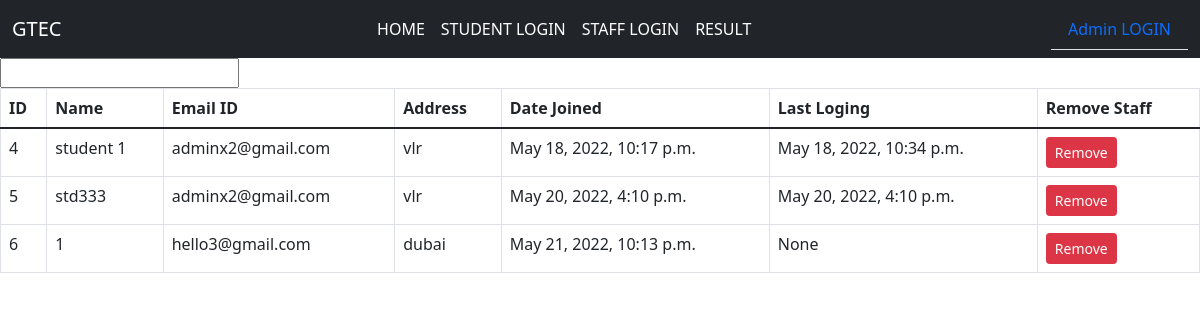
Page /admin_student_view on the committed database.
### examapp/models.py (models this page shows, shortened)
class Student(models.Model):
    id=models.AutoField(primary_key=True)
    admin=models.OneToOneField(User,on_delete=models.CASCADE)
    address=models.TextField()
    gender=models.CharField(max_length=255)
    created_at=models.DateTimeField(auto_now_add=True)
    updated_at=models.DateTimeField(auto_now_add=True)
    objects = models.Manager()

class User(AbstractUser):
    user_type_data=((1,"Admin"),(2,"Staff"),(3,"Student"))
    user_type=models.CharField(default=1,choices=user_type_data,max_length=10)

### examapp/Adminviews.py (the view)
# urls.py: path('admin_student_view', Adminviews.admin_student_view, name="admin_student_view")
def admin_student_view(request):
    students=Student.objects.all()
    student_name_list=[]
    for student in students:
        student_name_list.append(student.admin.username)
    return render(request, 'Admin/admin_student_view.html', {'student_list':students})

### Templates/Admin/admin_student_view.html (shortened to what this page needs)
{% extends 'examapp/base.html' %}
{% load static %}
    {% block content %}
    <div>
        <input type="text" id="myinput" onkeyup="myfunction()">
    </div>
    <div class="table-responsive-sm">
        <table class="table table-bordered " id="mytable">
            <thead>
                <th>ID</th>
                <th>Name</th>
                <th>Email ID</th>
                <th>Address</th>
                <th>Date Joined</th>
                <th>Last Loging</th>
                <th>Remove Staff</th>
            </thead>
            <tr>
                {% for i in student_list %}
                <td>{{i.id}}</td>
                <td>{{i.admin.username}}</td>
                <td>{{i.admin.email}}</td>
                <td>{{i.address}}</td>
                <td>{{i.admin.date_joined}}</td>
                <td>{{i.admin.last_login}}</td>
                <td><a href="/delete/{{i.admin_id}}" class="btn btn-danger btn-sm">Remove</a></td>
            </tr>
            {% endfor %}
        </table>
    </div>
    {% endblock content %}

### Templates/examapp/base.html (shortened to what this page needs)
{% include 'examapp/navbar.html' %}
{% load static %}
<!DOCTYPE html>
<html lang="en">
<head>
    <link rel="stylesheet" href="{% static 'bootstrap/bootstrap.min.css' %}">
    <link rel="stylesheet" href="{% static 'fontawsome/all.min.css' %}">
    <link rel="stylesheet" href="{% static 'webfonts/fa-solid-900.woff2' %}">
    <link rel="stylesheet" href="{% static 'webfonts/fa-solid-900.ttf' %}">
</head>
<body>
    {% block content %}
    {% endblock content %}
</body>
</html>

### Templates/examapp/navbar.html (shortened to what this page needs)
<html>
<head>
</head>
<body>
    {% block navbar %}
    <div>
        <nav class="navbar navbar-expand-sm bg-dark navbar-dark">
            <div class="container-fluid">
                <a href="#" class="navbar-brand">GTEC</a>
                <div class="collapse navbar-collapse" id="mynavbar">
                    <ul class="navbar-nav m-auto">
                        <li class="nav-item">
                            <a href="#" class="nav-link active">HOME</a>
                        </li>
                        <li class="nav-item">
                            <a href="{% url 'studentlogin_page' %}" class="nav-link active">STUDENT LOGIN</a>
                        </li>
                        <li class="nav-item">
                            <a href="{% url 'stafflogin_page' %}" class="nav-link active">STAFF LOGIN</a>
                        </li>
                        <li class="nav-item">
                            <a href="#" class="nav-link active">RESULT</a>
                        </li>
                    </ul>
                <div class="nav-tabs">
                    {% if request.user.is_authenticated %}
                        <a href="{% url 'logout' %}">Logout</a>
                    {% else %}
                        <a href="{% url 'Admin_login_page' %}" class="nav-link ">Admin LOGIN</a>
                    {% endif %}
                </div>
                </div>
            </div>
        </nav>
    </div>
    {% endblock navbar %}
</body>
</html>

### rows in the picture
Student: id "4", admin.username "student 1", admin.email "adminx2@gmail.com", address "vlr", admin.date_joined "May 18, 2022, 10:17 p.m.", admin.last_login "May 18, 2022, 10:34 p.m."
Student: id "5", admin.username "std333", admin.email "adminx2@gmail.com", address "vlr", admin.date_joined "May 20, 2022, 4:10 p.m.", admin.last_login "May 20, 2022, 4:10 p.m."
Student: id "6", admin.username "1", admin.email "hello3@gmail.com", address "dubai", admin.date_joined "May 21, 2022, 10:13 p.m.", admin.last_login "None"
